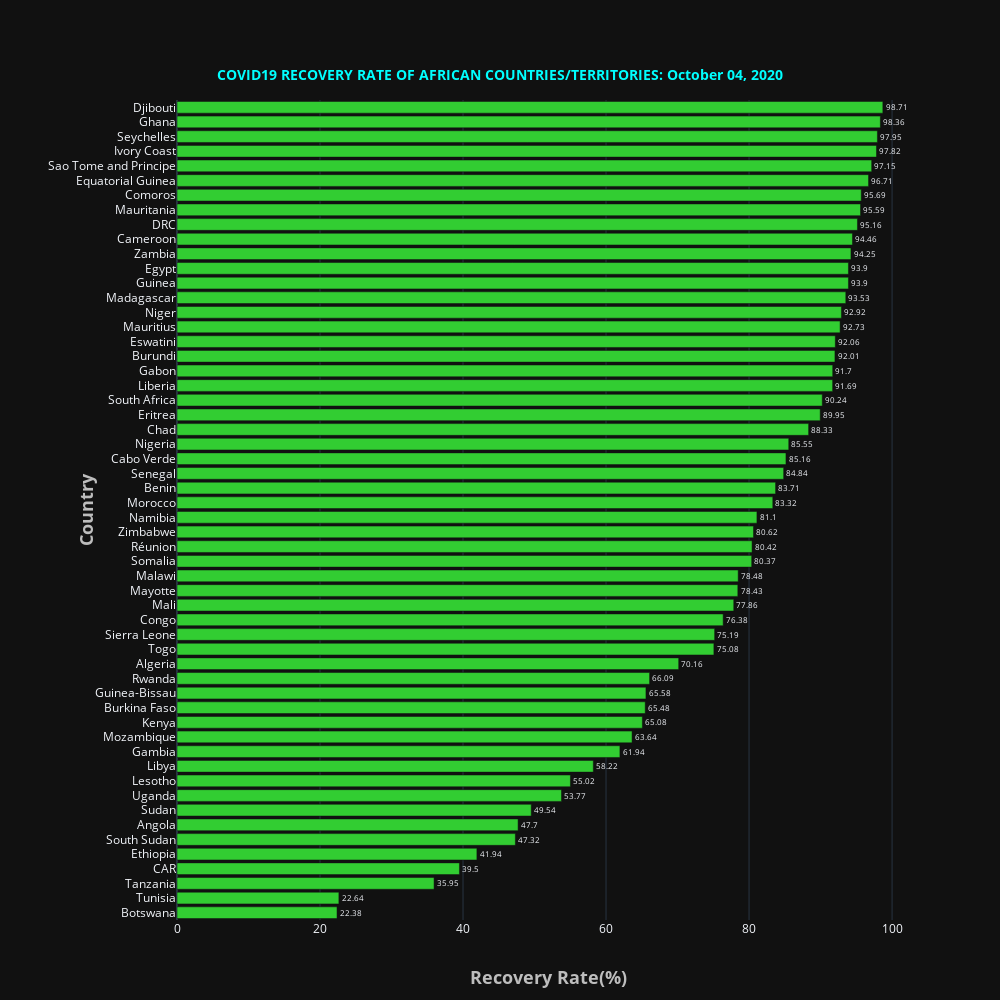

The notebook cell saved with this chart:
### Markdown cell above
<a id='recovery'></a>

### Code cell
fig = go.Figure()

fig.add_trace(go.Bar(y = african_confirmed100['Country_Other'][::-1],x=african_confirmed100['RecoveryRate'][::-1],
                     text=african_confirmed100['RecoveryRate'][::-1],textposition='outside',name = "Afria",marker_color='LimeGreen',orientation='h',
#                   
))
fig.update_layout(
    template='plotly_dark',
    title={
        'text': '<b>COVID19 RECOVERY RATE OF AFRICAN COUNTRIES/TERRITORIES: '  + date_string +'</b>',
        'y':0.93,
        'x':0.5,
        'xanchor': 'center',
        'yanchor': 'top',
        'font_color':'Cyan',
        'font_size':14},
    xaxis=dict(title='<b>Recovery Rate(%)</b>',titlefont_size=18, titlefont=dict(color='#BDBDBD')),
    yaxis=dict(title='<b>Country</b>',titlefont_size=18, tickprefix="      ", titlefont=dict(color='#BDBDBD')),
    autosize=False,
    width=1000,
    height=1000,     
)

fig.show()

### Figure 1 — Plotly figure (JSON) as saved in the notebook; plotly's stock layout.template omitted (floating-point values rounded to 4 significant figures)
{"data": [{"marker": {"color": "LimeGreen"}, "name": "Afria", "orientation": "h", "text": [22.38, 22.64, 35.95, 39.5, 41.94, 47.32, 47.7, 49.54, 53.77, 55.02, 58.22, 61.94, 63.64, 65.08, 65.48, 65.58, 66.09, 70.16, 75.08, 75.19, 76.38, 77.86, 78.43, 78.48, 80.37, 80.42, 80.62, 81.1, 83.32, 83.71, 84.84, 85.16, 85.55, 88.33, 89.95, 90.24, 91.69, 91.7, 92.01, 92.06, 92.73, 92.92, 93.53, 93.9, 93.9, 94.25, 94.46, 95.16, 95.59, 95.69, 96.71, 97.15, 97.82, 97.95, 98.36, 98.71], "textposition": "outside", "type": "bar", "x": [22.38, 22.64, 35.95, 39.5, 41.94, 47.32, 47.7, 49.54, 53.77, 55.02, 58.22, 61.94, 63.64, 65.08, 65.48, 65.58, 66.09, 70.16, 75.08, 75.19, 76.38, 77.86, 78.43, 78.48, 80.37, 80.42, 80.62, 81.1, 83.32, 83.71, 84.84, 85.16, 85.55, 88.33, 89.95, 90.24, 91.69, 91.7, 92.01, 92.06, 92.73, 92.92, 93.53, 93.9, 93.9, 94.25, 94.46, 95.16, 95.59, 95.69, 96.71, 97.15, 97.82, 97.95, 98.36, 98.71], "y": ["Botswana", "Tunisia", "Tanzania", "CAR", "Ethiopia", "South Sudan", "Angola", "Sudan", "Uganda", "Lesotho", "Libya", "Gambia", "Mozambique", "Kenya", "Burkina Faso", "Guinea-Bissau", "Rwanda", "Algeria", "Togo", "Sierra Leone", "Congo", "Mali", "Mayotte", "Malawi", "Somalia", "Réunion", "Zimbabwe", "Namibia", "Morocco", "Benin", "Senegal", "Cabo Verde", "Nigeria", "Chad", "Eritrea", "South Africa", "Liberia", "Gabon", "Burundi", "Eswatini", "Mauritius", "Niger", "Madagascar", "Guinea", "Egypt", "Zambia", "Cameroon", "DRC", "Mauritania", "Comoros", "Equatorial Guinea", "Sao Tome and Principe", "Ivory Coast", "Seychelles", "Ghana", "Djibouti"]}], "layout": {"autosize": false, "height": 1000, "title": {"font": {"color": "Cyan", "size": 14}, "text": "<b>COVID19 RECOVERY RATE OF AFRICAN COUNTRIES/TERRITORIES: October 04, 2020</b>", "x": 0.5, "xanchor": "center", "y": 0.93, "yanchor": "top"}, "width": 1000, "xaxis": {"title": {"font": {"color": "#BDBDBD", "size": 18}, "text": "<b>Recovery Rate(%)</b>"}}, "yaxis": {"tickprefix": "      ", "title": {"font": {"color": "#BDBDBD", "size": 18}, "text": "<b>Country</b>"}}}}
